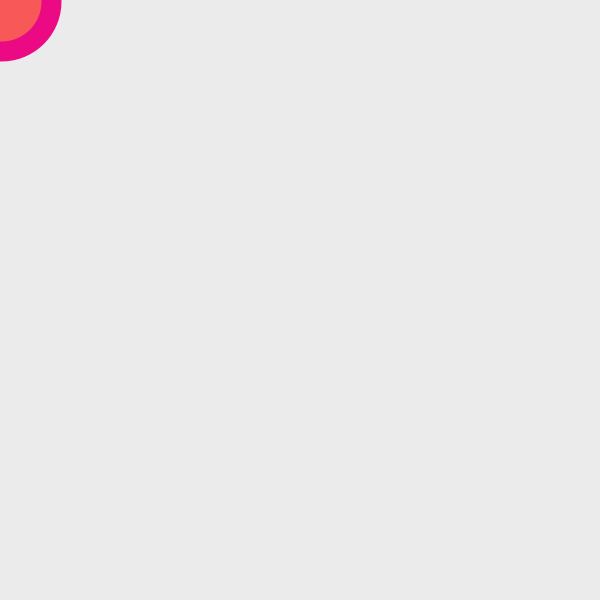
Frame 1 (no input)
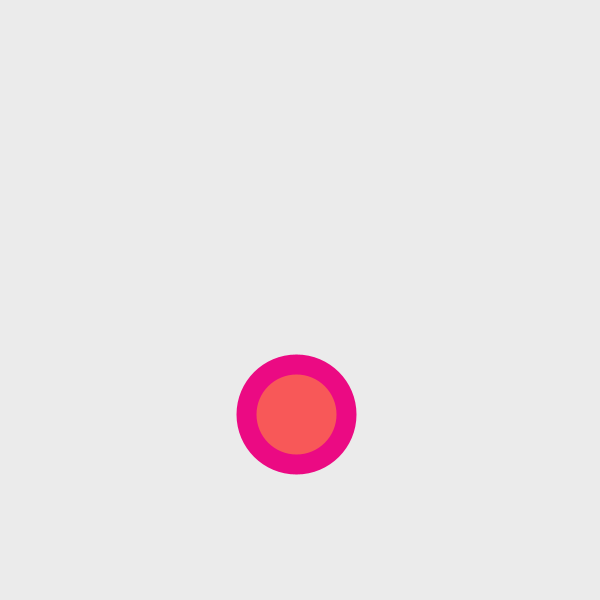
Frame 60 (the mouse pressed at the canvas centre just before this capture)
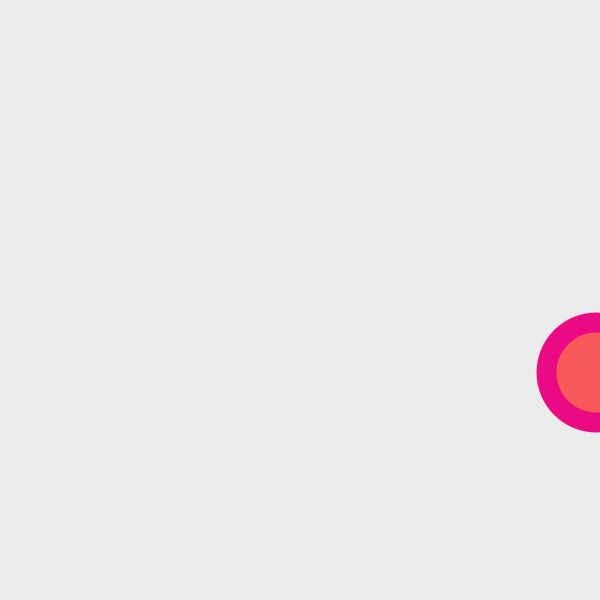
Frame 120 (the mouse held since frame 60 and released just before this capture)

The Processing sketch that drew these frames (run headless with seeded random() and noise(); from frame 60 on, the mouse is pressed at the canvas centre):

// Processing sketch: processing_90689
// ── processing_90689.pde

/*
Andy Cao

It's Alive
make a circle that "breathes" using variables and for loops
*/
int xPos = 1;
int yPos = 1;
int xCount = 5;
int yCount = 2;


void setup(){
  frameRate(30);
  size (600,600);
  smooth();
}

void draw(){
    background(235);
    fill(255,0,0,160);
    stroke(235,10,131);
    strokeWeight(20);
    ellipse(xPos,yPos,100,100);
    xPos = xPos + xCount;
    if(xPos >= 600 || xPos <=0){
      xCount=-xCount;   
    }
    yPos = yPos + round(yCount*3.5);
if(yPos >= 600 || yPos <=0){
      yCount = -yCount;   
  }
}
